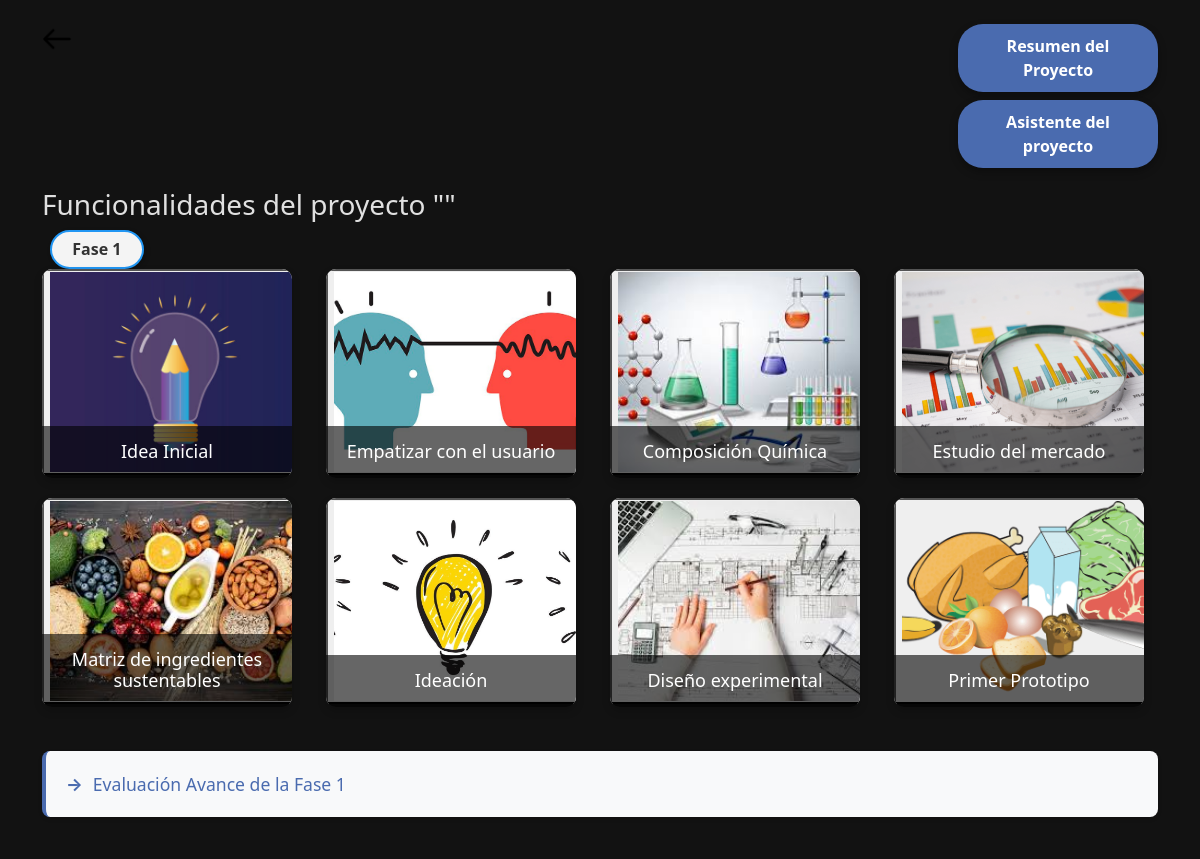
Page /funciones/accion?id=1 (signed in, upper part) on the earlier database version.
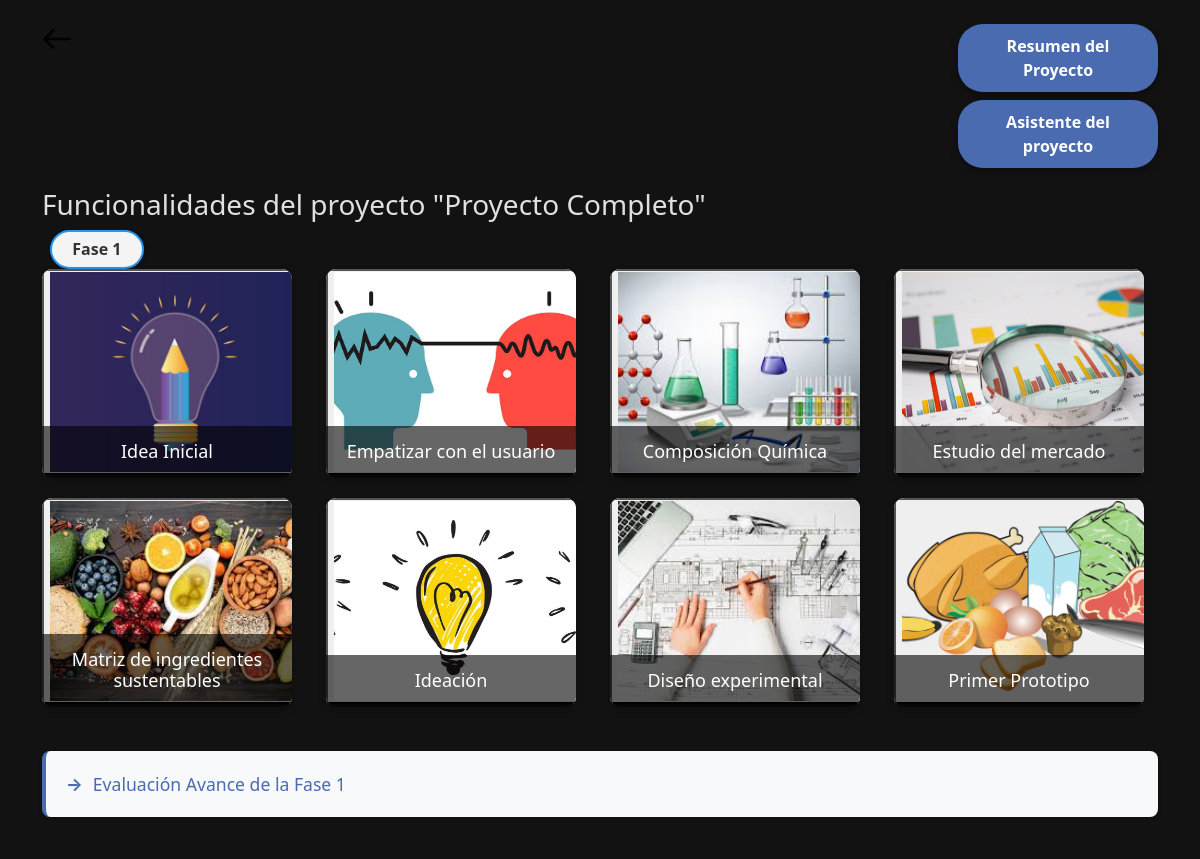
Same page on the later database version.
### modelo/models.py (models this page shows, shortened)
class BaseModel(Base):
    __abstract__ = True
    __allow_unmapped__ = True

class Project(BaseModel):
    __tablename__ = 'projects'
    id = Column(Integer, primary_key=True)
    idea_inicial = Column(String)
    requisitos_iniciales = Column(String)
    claves_iniciales = Column(String)
    empatizar1 = Column(String, default="")  # Entrevistas 10 usuarios
    empatizar2 = Column(String, default="")  # Visitar 10 lugares
    name = Column(String)
    description = Column(String)
    responsable = Column(String)
    start_date = Column(Date)
    end_date = Column(Date)
    status = Column(String)
    user_name = Column(Integer, ForeignKey('users.name',  ondelete="CASCADE"))
    user = relationship("User", back_populates="projects")
    simulacion_produccion = relationship("SimulacionProduccion", back_populates="project",  cascade="all, delete-orphan", uselist=False)
    parametros_sustentables = relationship("ParametrosSustentables", back_populates="project",  cascade="all, delete-orphan", uselist=False)
    costos = relationship("Costos", back_populates="project",  cascade="all, delete-orphan", uselist=False)
    evaluacion_avance= relationship("EvaluacionAvance", back_populates="project", cascade="all, delete-orphan", uselist=False )
    prototypes: Mapped[List["Prototype"]] = relationship(back_populates="project", cascade="all, delete-orphan")
    empaques: Mapped[List["Empaque"]] = relationship(back_populates="project", cascade="all, delete-orphan" )
    ideas: Mapped[List["Ideacion"]] = relationship(back_populates="project", cascade="all, delete-orphan" )
    tests_sensoriales: Mapped[List["Test_Sensorial"]] = relationship(back_populates="project", cascade="all, delete-orphan" )
    foods = relationship("Food", secondary="food_projects", back_populates="projects",cascade="save-update, merge" ) #No queremos que elimine las comidas

### aplicacion/funciones/funciones.py (the view)
@funciones_bp.route('/accion', methods=["POST", "GET"])
@login_required
def accion():
    projectID = request.args.get('id')
    if projectID:
        session['project_id'] = projectID
        project = Session.query(Project).filter(Project.id == projectID).first()
    return render_template("funciones/funciones.html", project=project)

### app.py (called while the page is built)
@login_manager.user_loader
def load_user(user_id):
    user = Session.query(User).filter_by(id=user_id).first()
    return user

@app.before_request
def check_session_expiration():
    if request.endpoint == 'login.log':
        return
    if not session:
                logout_user()
                session.clear() # Para que no acceda a otro proyecto, prototipo sin querer.
                Session.commit()
                return redirect(url_for('login.log'))

### aplicacion/templates/funciones/funciones.html (shortened to what this page needs)
<!DOCTYPE html>
<html lang="en">
<head>
    <link rel="stylesheet" href="{{ url_for('static', filename='css/funciones.css') }}">
    <link href="https://cdn.jsdelivr.net/npm/bootstrap@5.3.0/dist/css/bootstrap.min.css" rel="stylesheet">
</head>
<body>
    <div class="container">
        <div class="header-container d-flex justify-content-between align-items-start">
            <div class="col-1">
                <a href="/proyectos" class="border-0 bg-transparent">
                    <img src="{{ url_for('static', filename='img/back-icon.png') }}" alt="Macronutrientes" style="width: 30px; height: 30px;">
                </a>
            </div>
            <div class="d-flex flex-column align-items-end">
                <a href="/funciones/resumen" class="btn btn-resumen mb-2">Resumen del Proyecto</a>
                <a href="/chatbot/agente" class="btn btn-resumen">Asistente del proyecto</a>
            </div>
        </div>
        <h3>Funcionalidades del proyecto "{{project.name}}"</h3>
        <h2 class="row proyecto">Fase 1</h2>
        <div class="card-row">
            <div class="card-col">
                {% with imagen=url_for('static', filename='img/IdeaInicial.jpg'), titulo="Idea Inicial", url="/funciones/Fase1/formularios/IdeaInicial" %}
                {% include 'funciones/noticia.html' %}
                {% endwith %}
            </div>
            <div class="card-col">
                {% with imagen=url_for('static', filename='img/empatizar.jpg'), titulo="Empatizar con el usuario", url="/funciones/Fase1/formularios/empatizar"%}
                {% include 'funciones/noticia.html' %}
                {% endwith %}
            </div>
            <div class="card-col">
                {% with imagen=url_for('static', filename='img/quimico.jpg'), titulo="Composición Química", url="/funciones/Fase1/composicionQuimica" %}
                {% include 'funciones/noticia.html' %}
                {% endwith %}
            </div>
            <div class="card-col">
                {% with imagen=url_for('static', filename='img/estudio-mercado.png'), titulo="Estudio del mercado", url="/funciones/Fase1/estudioMercado"%}
                {% include 'funciones/noticia.html' %}
                {% endwith %}
            </div>
            <div class="card-col">
                {% with imagen=url_for('static', filename='img/ingredientes-sustentables.jpg'), titulo="Matriz de ingredientes sustentables", url="/funciones/Fase1/matrizSustentable"%}
                {% include 'funciones/noticia.html' %}
                {% endwith %}
            </div>
            <div class="card-col">
                {% with imagen=url_for('static', filename='img/ideacion.jpg'), titulo="Ideación", url="/funciones/Fase1/formularios/ideacion"%}
                {% include 'funciones/noticia.html' %}
                {% endwith %}
            </div>
            <div class="card-col">
                {% with imagen=url_for('static', filename='img/diseño-experimental.jpg'), titulo="Diseño experimental", url="/funciones/Fase1/diseñoExperimental"%}
                {% include 'funciones/noticia.html' %}
                {% endwith %}
            </div>
            <div class="card-col">
                {% with imagen=url_for('static', filename='img/macros.png'), titulo="Primer Prototipo", url="/funciones/Fase1/prototipado"%}
                {% include 'funciones/noticia.html' %}
                {% endwith %}
            </div>
        </div>
        <div class="avance-fase-container">
            <a href="/funciones/evaluacionAvance">Evaluación Avance de la Fase 1</a>
        </div>
                    {% with imagen=url_for('static', filename='img/prototipo.webp'), titulo="Prototipo Medio", url="/funciones/Fase2/prototipoMedio" %}
                    {% include 'funciones/noticia.html' %}
                    {% endwith %}
                    {% with imagen=url_for('static', filename='img/coste.jpg'), titulo="Simulación de coste", url="/funciones/Fase2/simulacionCostes"%}
                    {% include 'funciones/noticia.html' %}
                    {% endwith %}
                    {% with imagen=url_for('static', filename='img/normativa.jpg'), titulo="Viabilidad normativa", url="/funciones/Fase2/analisisNormativo" %}
                    {% include 'funciones/noticia.html' %}
                    {% endwith %}
                    {% with imagen=url_for('static', filename='img/empaque.webp'), titulo="Prototipo de empaquetado", url="/funciones/Fase2/empaque"%}
                    {% include 'funciones/noticia.html' %}
                    {% endwith %}
                    {% with imagen=url_for('static', filename='img/experiencia.webp'), titulo="Prototipado y resultados de primera experiencia", url="/funciones/Fase3/prototipoFinal" %}
                    {% include 'funciones/noticia.html' %}
                    {% endwith %}
                    {% with imagen=url_for('static', filename='img/simulacion_produccion.jpg'), titulo="Simulación de producción", url="/funciones/Fase3/simulacionProduccion"%}
                    {% include 'funciones/noticia.html' %}
                    {% endwith %}
                    {% with imagen=url_for('static', filename='img/precio.png'), titulo="Actualización Precios Alimentos", url="/funciones/Fase3/preciosIngredientes"%}
                    {% include 'funciones/noticia.html' %}
                    {% endwith %}
                    {% with imagen=url_for('static', filename='img/gastos.jpg'), titulo="Simulación de Cálculo de gastos", url="/funciones/Fase3/calculoGastos" %}
                    {% include 'funciones/noticia.html' %}
                    {% endwith %}
                    {% with imagen=url_for('static', filename='img/sensorial.jpg'), titulo="Análisis sensorial", url="/funciones/Fase3/analisisSensorial"%}
                    {% include 'funciones/noticia.html' %}
                    {% endwith %}
                    {% with imagen=url_for('static', filename='img/composicion_nutricional.webp'), titulo="Validación composición nutricional", url="/funciones/Fase3/validacionNutricional" %}
                    {% include 'funciones/noticia.html' %}
                    {% endwith %}
                    {% with imagen=url_for('static', filename='img/escalamiento.gif'), titulo="Escalamiento", url="/funciones/Fase3/escalamiento"%}
                    {% include 'funciones/noticia.html' %}
                    {% endwith %}
                    {% with imagen=url_for('static', filename='img/costo_produccion.jpg'), titulo="Validación costos producción", url="/funciones/Fase3/calculoGastos/validacionCostos" %}
                    {% include 'funciones/noticia.html' %}
                    {% endwith %}
                    {% with imagen=url_for('static', filename='img/empaque_final.jpg'), titulo="Prototipo empaque alta fidelidad", url="/funciones/Fase3/empaqueFidelidad"%}
                    {% include 'funciones/noticia.html' %}
                    {% endwith %}
                    {% with imagen=url_for('static', filename='img/parametrosSustentables.jpg'), titulo="Medición parámetros de sustentabilidad inicial lista de chequeo", url="/funciones/Fase4/chequeo" %}
                    {% include 'funciones/noticia.html' %}
                    {% endwith %}
                    {% with imagen=url_for('static', filename='img/estudioVidaUtil.jpg'), titulo="Estudio de vida útil", url="/funciones/Fase4/vidaUtil"%}
                    {% include 'funciones/noticia.html' %}
                    {% endwith %}
                    {% with imagen=url_for('static', filename='img/analisisSensorial2.webp'), titulo="Análisis sensorial 2", url="/funciones/Fase4/analisisSensorial2"%}
                    {% include 'funciones/noticia.html' %}
                    {% endwith %}
                    {% with imagen=url_for('static', filename='img/empaqueFinal.jpg'), titulo="Validación de empaques", url="/funciones/Fase4/validacionEmpaque" %}
                    {% include 'funciones/noticia.html' %}
                    {% endwith %}
                    {% with imagen=url_for('static', filename='img/sustentable.jpg'), titulo="Medición parámetros de sustentabilidad", url="/funciones/Fase4/parametrosSustentables" %}
                    {% include 'funciones/noticia.html' %}
                    {% endwith %}
                    {% with imagen=url_for('static', filename='img/analisisSensorial3.jpg'), titulo="Análisis sensorial 3", url="/funciones/Fase4/analisisSensorial2/aceptacion"%}
                    {% include 'funciones/noticia.html' %}
                    {% endwith %}
    </div>
</body>
</html>

### aplicacion/templates/funciones/noticia.html (shortened to what this page needs)
<!DOCTYPE html>
<html lang="en">
    <head>
            <link href="https://cdn.jsdelivr.net/npm/bootstrap@5.3.0/dist/css/bootstrap.min.css" rel="stylesheet">
        <link rel="stylesheet" href="{{ url_for('static', filename='funciones.css') }}">
    </head>
<div class="tarjeta">
    <form action={{url}} method="POST">
    <button type="submit">
    <img src="{{ imagen }}" alt="Noticia" class="tarjeta-img">
    <div class="tarjeta-texto">
        <h2>{{ titulo }}</h2>
    </div>
    </button>
    </form>
</div>

### aplicacion/static/css/funciones.css (style rules this page uses)
.tarjeta { position: relative; width: 250px; border-radius: 10px; overflow: hidden; box-shadow: 0 4px 8px rgba(0, 0, 0, 0.2); }
.tarjeta-img { width: 250px; height: 200px; object-fit: cover; display: block; }
.proyecto { display: inline-block; background-color: #f4f4f4; color: #333; font-size: 16px; font-weight: bold; padding: 8px 20px; border-radius: 20px; border: 2px solid #2196F3; box-shadow: 2px 2px 5px rgba(0, 0, 0, 0.2); text-align: center; white-space: nowrap; width: fit-content; margin: 0; }
.tarjeta-texto { position: absolute; bottom: 0; left: 0; width: 100%; background: rgba(0, 0, 0, 0.6); color: white; padding: 15px; text-align: center; }
.tarjeta-texto h2 { margin: 0; font-size: 18px; }
:root { --bg-dark: #121212; --card-dark: #1e1e1e; --text-dark: #e0e0e0; --border-dark: #333; --primary-dark: #4a6baf; --hover-dark: #3a5a9f; --disabled-dark: #2a2a2a; }
body { background-color: var(--bg-dark); color: var(--text-dark); }
.btn-resumen { background-color: var(--primary-dark); color: white; padding: 10px 25px; border-radius: 25px; font-weight: bold; border: none; box-shadow: 0 4px 8px rgba(0, 0, 0, 0.3); transition: all 0.3s ease; width: 200px; text-align: center; }
.header-container { display: flex; justify-content: space-between; align-items: center; margin-bottom: 20px; }
.avance-fase-container { background-color: #f8f9fa; border-radius: 8px; padding: 20px; margin: 20px 0; box-shadow: 0 2px 4px rgba(0,0,0,0.1); border-left: 4px solid #4a6baf; transition: all 0.3s ease; }
.avance-fase-container a { color: #4a6baf; text-decoration: none; font-size: 1.1rem; font-weight: 500; display: flex; align-items: center; }
.avance-fase-container a::before { content: "→"; margin-right: 10px; font-weight: bold; color: #4a6baf; }
.card-row { display: flex; flex-wrap: wrap; margin: -10px; }
.card-col { padding: 10px; flex: 0 0 25%; max-width: 25%; }

Differences in the rows shown:
added Project: name "Proyecto Completo"
